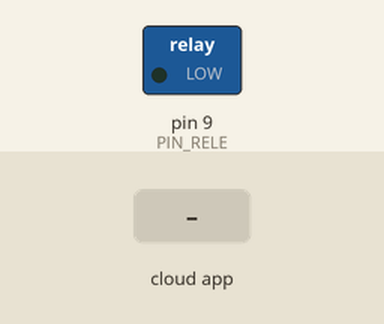
Recording of a sketch running on a simulated Arduino Uno, built with avr-gcc and run on an emulated ATmega328P. On the bench: switched loads named in the sketch (green lamp = pin HIGH). The test bench sets the inputs (shaded band). The RemoteXY app is connected.

Above: at 1.2 s.
1.3 s: the phone or cloud app sets Rele to 1
At 2.1 s:
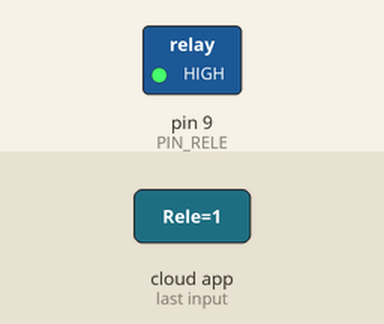
2.8 s: the phone or cloud app sets Rele to 0
At 3.2 s:
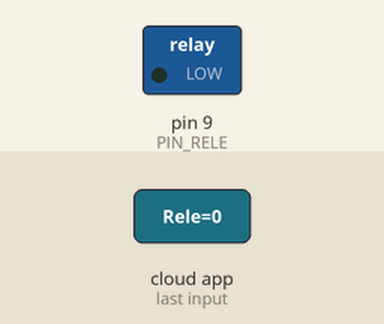
Timing chart, 0 to 5.8 s (numbered marks = the images above; inputs shaded):
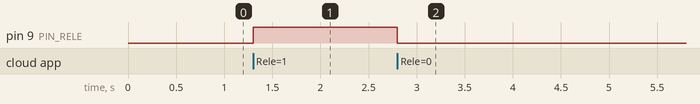

Measured:
- after the input at 1.3 s, pin 9 (PIN_RELE): LOW → HIGH at once
- after the input at 2.8 s, pin 9 (PIN_RELE): HIGH → LOW at once

The sketch:

sketch_jul20a.ino
```cpp
// (licence header left out)
//////////////////////////////////////////////
//        RemoteXY include library          //
//////////////////////////////////////////////

// определение режима соединения и подключение библиотеки RemoteXY
#define REMOTEXY_MODE__ESP8266_HARDSERIAL_CLOUD

#include <RemoteXY.h>

// настройки соединения
#define REMOTEXY_SERIAL Serial
#define REMOTEXY_SERIAL_SPEED 115200
#define REMOTEXY_WIFI_SSID "TP-LINK_0D6E"
#define REMOTEXY_WIFI_PASSWORD "1978oksana"
#define REMOTEXY_CLOUD_SERVER "cloud.remotexy.com"
#define REMOTEXY_CLOUD_PORT 6376
#define REMOTEXY_CLOUD_TOKEN "eb191d13e4c3004fec14b70b1a73d55c"


// конфигурация интерфейса
#pragma pack(push, 1)
uint8_t RemoteXY_CONF[] =
  { 255,1,0,0,0,66,0,8,13,1,
  2,1,5,10,53,16,2,26,31,31,
  79,78,0,79,70,70,0,130,1,-2,
  27,68,3,17,129,0,4,3,56,6,
  24,208,157,208,176,209,129,209,130,208,
  190,208,187,209,140,208,189,208,176,209,
  143,32,208,187,208,176,208,188,208,191,
  208,176,0 };

// структура определяет все переменные вашего интерфейса управления
struct {

    // input variable
  uint8_t Rele; // =1 если переключатель включен и =0 если отключен

    // other variable
  uint8_t connect_flag;  // =1 if wire connected, else =0

} RemoteXY;
#pragma pack(pop)

/////////////////////////////////////////////
//           END RemoteXY include          //
/////////////////////////////////////////////

#define PIN_RELE 9


void setup()
{
  RemoteXY_Init ();

  pinMode (PIN_RELE, OUTPUT);

  // TODO you setup code

}

void loop()
{
  RemoteXY_Handler ();

  digitalWrite(PIN_RELE, (RemoteXY.Rele==0)?LOW:HIGH);

  // TODO you loop code
  // используйте структуру RemoteXY для передачи данных


}
```
